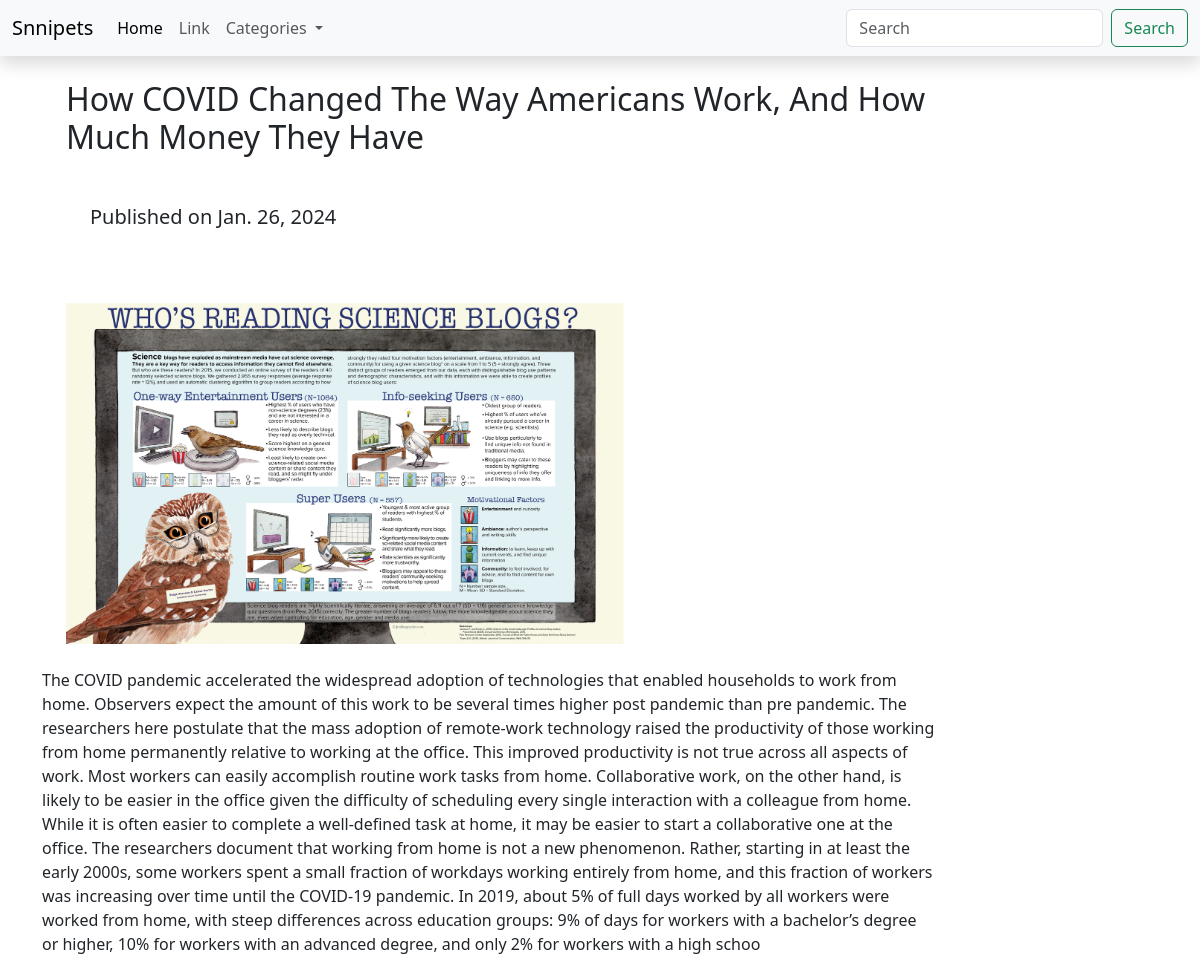
The app's page /article/1/ with its own data.
### article/models.py (models this page shows, shortened)
class Article(models.Model):
    category = models.ForeignKey(Category, on_delete=models.CASCADE,default = 1)
    title = models.CharField(max_length=200)
    content = models.TextField(max_length=2000)
    img = models.ImageField(upload_to='article_images/',default='default_img.jpg')
    pub_date = models.DateField(auto_now = True)

### article/views.py (the view)
# urls.py: path('article/<int:pk>/',single_article,name='single_article')
def single_article(request,pk):
    article = Article.objects.get(pk=pk)
    context = {
        "article":article,
    }
    return render(request,'article/article.html',context)

### article/models.py (called while the page is built)
    def __str__(self):
        return self.name

### article/views.py (called while the page is built)
def categories(request):
    categories = Category.objects.all()
    return {
        'categories':categories,
    }

### article/templates/article/article.html
{% extends "base.html" %}
{% block content %}
        <div class="container">
            <h2 class='m-4' style="width:80%">{{article.title}}</h2>
            <h5 class='m-5'>Published on {{article.pub_date}}</h5>
            <img class ='m-4' style="width:50%"src="{{article.img.url}}" alt="">
            <p style = "width:80%">{{article.content}}</p>
        </div>
{% endblock content %}

### templates/base.html (shortened to what this page needs)
<!DOCTYPE html>
<html lang="en">
<head>
    <link href="https://cdn.jsdelivr.net/npm/bootstrap@5.3.2/dist/css/bootstrap.min.css" rel="stylesheet">
</head>
<body>
    {% block nav %}
    <nav class="navbar navbar-expand-lg bg-body-tertiary shadow">
        <div class="container-fluid">
          <a class="navbar-brand" href="{% url "article:index" %}">Snnipets</a>
          <div class="collapse navbar-collapse" id="navbarSupportedContent">
            <ul class="navbar-nav me-auto mb-2 mb-lg-0">
              <li class="nav-item">
                <a class="nav-link active" aria-current="page" href="{% url "article:index" %}">Home</a>
              </li>
              <li class="nav-item">
                <a class="nav-link" href="#">Link</a>
              </li>
              <li class="nav-item dropdown">
                <a class="nav-link dropdown-toggle" href="#" role="button" data-bs-toggle="dropdown" aria-expanded="false">
                  Categories
                </a>
              </li>
            </ul>
            <form class="d-flex" role="search">
              <input class="form-control me-2" type="search" placeholder="Search" aria-label="Search">
              <button class="btn btn-outline-success" type="submit">Search</button>
            </form>
          </div>
        </div>
      </nav>
    {% endblock nav %}
    {% block content  %}
    {% endblock content  %}
</body>
</html>

### records on screen
Article: title "How COVID Changed The Way Americans Work, And How Much Money They Have", pub_date "Jan. 26, 2024", img (picture), content "The COVID pandemic accelerated the widespread adoption of technologies that enabled households to work from home. Observers expect the amount of this work to be several times higher post pandemic than pre pandemic. The researchers here postulate that the mass adoption of remote-work technology raised the productivity of those working from home permanently relative to working at the office. This improved productivity is not true across all aspects of work. Most workers can easily accomplish routine work tasks from home. Collaborative work, on the other hand, is likely to be easier in the office given the difficulty of scheduling every single interaction with a colleague from home. While it…"
